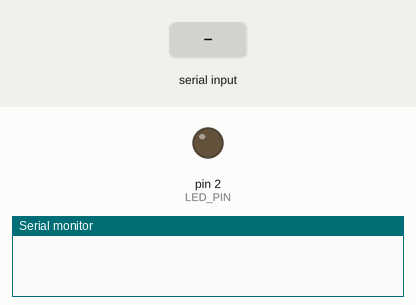
Simulated run of this sketch. Board: Arduino Uno, built with avr-gcc and run on an emulated ATmega328P. On the bench: output pins drawn as LEDs (lit = HIGH), the last lines printed to the serial monitor. The test bench sets the inputs (shaded band).

Above: at 1.2 s.
1.3 s: "L" received over Serial
At 1.9 s:
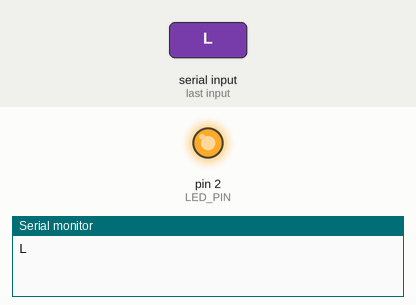
2.8 s: "1" received over Serial
At 3.1 s:
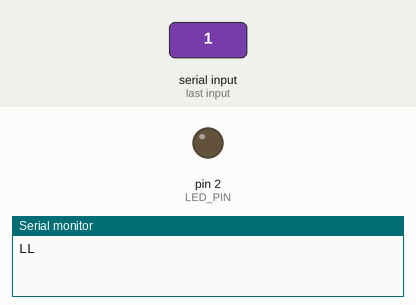
Timing chart, 0 to 5.8 s (numbered marks = the images above; inputs shaded):
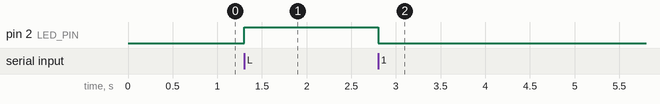

The sketch:

serial.ino
```cpp
#define LED_PIN 2

int recData = 0;

void setup(){
  Serial.begin(115200);
  pinMode(LED_PIN, OUTPUT);
}

void loop(){
  if(recData == 'L'){
    digitalWrite(LED_PIN, HIGH);
  }else{
    digitalWrite(LED_PIN, LOW);
  }
}

void serialEvent(){
  if(Serial.available() > 0){
    recData = Serial.read();
    Serial.write('L');
  }
}
```

Measured:
- after the input at 1.3 s, pin 2 (LED_PIN): LOW → HIGH at once
- after the input at 2.8 s, pin 2 (LED_PIN): HIGH → LOW at once
